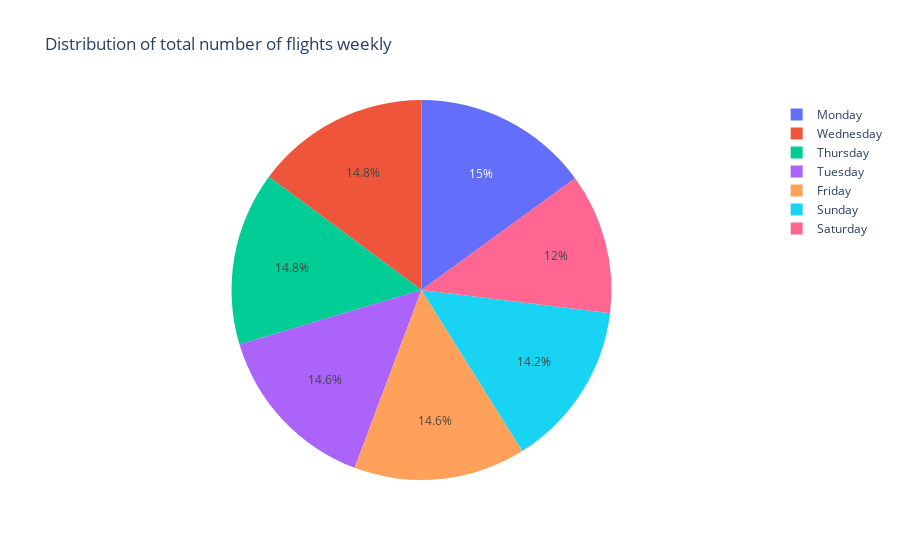

The notebook cell this image was saved under:
### Code cell
trace2 =go.Pie(labels=day.index, values=day.values)
data2 = [trace2]
layout = go.Layout(
    title='Distribution of total number of flights weekly'
)

fig = go.Figure(data=data2, layout=layout)
py.iplot(fig)

### Figure 1 — Plotly figure (JSON) as saved in the notebook; plotly's stock layout.template omitted (floating-point values rounded to 4 significant figures)
{"data": [{"labels": ["Monday", "Wednesday", "Thursday", "Tuesday", "Friday", "Sunday", "Saturday"], "type": "pie", "values": [799248, 790991, 789594, 780858, 779708, 754701, 637814]}], "layout": {"title": {"text": "Distribution of total number of flights weekly"}}}
